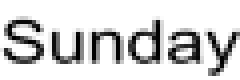
%> input picture MatlabCalendar/Corfile/Pic/sunday.bmp, 60 x 20 px (shown 4 times larger)
$ octave CourseWorkCalendar.m   (GNU Octave 9; MATLAB toolbox functions it lacks are replaced by stand-ins)
%> lines starting %> are read from the running program, lines starting %| are printed output that depends on the picture
g=zeros(720, 480);
g=im2uint8(g);              %creates black template 720x480
figure, imshow(g);
g(:,:,1) = 0;
g(:,:,2) = g(:,:,1);
g(:,:,3) = g(:,:,1);

% [22 lines of commented-out code are left out]
sun=imread('E:\Uni Work\MATLAB\Corfile\Pic/sunday.bmp');
%> sun is the input picture: size 20x60 uint8; min 0, max 255, mean 211.3
sat=imread('E:\Uni Work\MATLAB\Corfile\Pic/saturday.bmp');
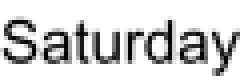
%> input picture MatlabCalendar/Corfile/Pic/saturday.bmp, 60 x 20 px (shown 4 times larger)
%> sat is the input picture: size 20x60 uint8; min 0, max 255, mean 210
fri=imread('E:\Uni Work\MATLAB\Corfile\Pic/friday.bmp');
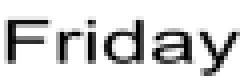
%> input picture MatlabCalendar/Corfile/Pic/friday.bmp, 60 x 20 px (shown 4 times larger)
%> fri is the input picture: size 20x60 uint8; min 0, max 255, mean 211.8
thur=imread('E:\Uni Work\MATLAB\Corfile\Pic/thursday.bmp');
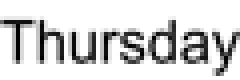
%> input picture MatlabCalendar/Corfile/Pic/thursday.bmp, 60 x 20 px (shown 4 times larger)
%> thur is the input picture: size 20x60 uint8; min 0, max 255, mean 213.2
wed=imread('E:\Uni Work\MATLAB\Corfile\Pic/wednesday.bmp');
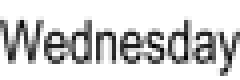
%> input picture MatlabCalendar/Corfile/Pic/wednesday.bmp, 60 x 20 px (shown 4 times larger)
%> wed is the input picture: size 20x60 uint8; min 2, max 255, mean 209.8
tue=imread('E:\Uni Work\MATLAB\Corfile\Pic/tuesday.bmp');
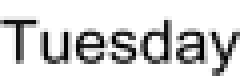
%> input picture MatlabCalendar/Corfile/Pic/tuesday.bmp, 60 x 20 px (shown 4 times larger)
%> tue is the input picture: size 20x60 uint8; min 0, max 255, mean 212.7
%> (the run ends here)
